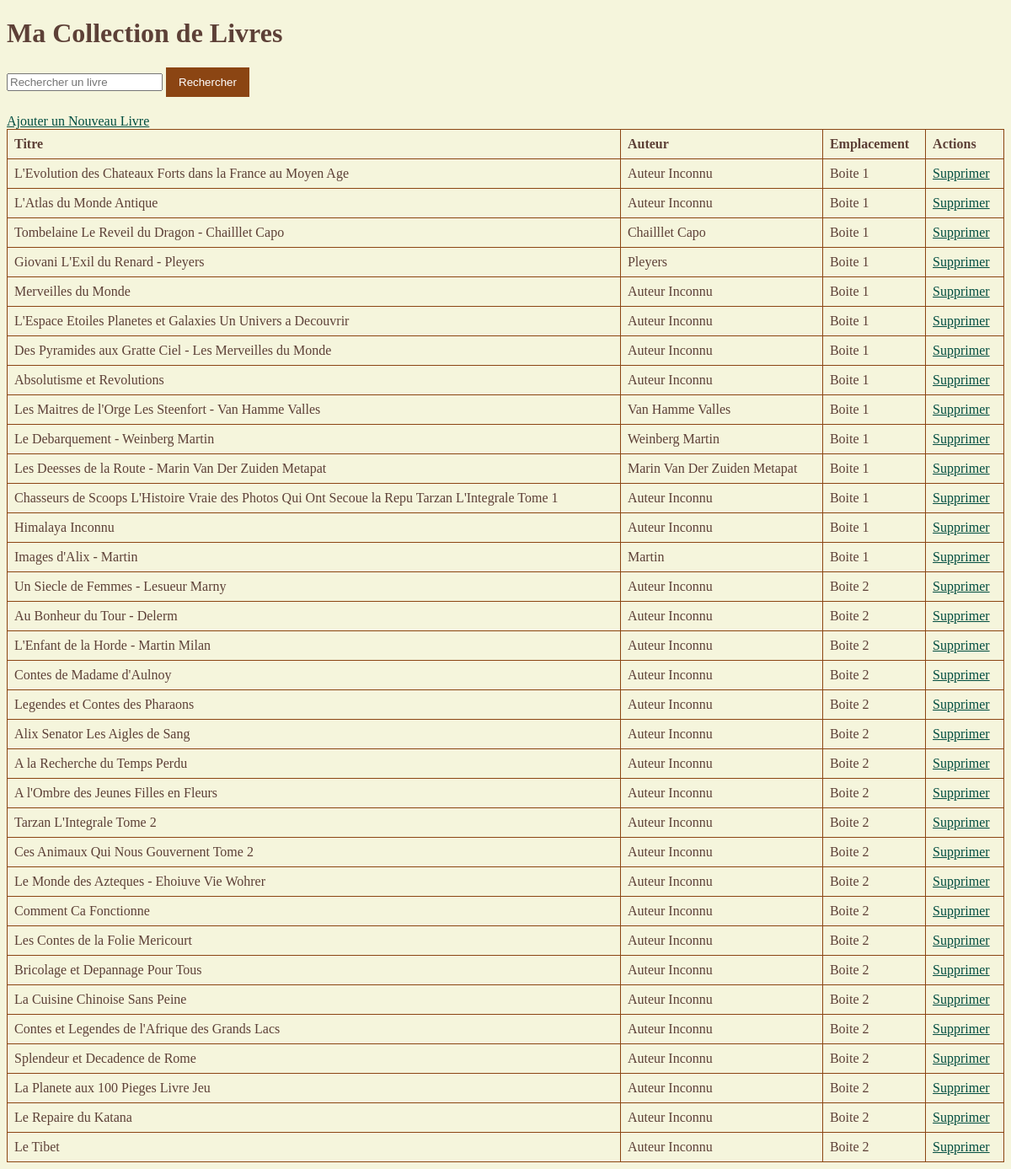
The page / on the database its author committed.
### tables this page shows
CREATE TABLE livres (
        id INTEGER PRIMARY KEY AUTOINCREMENT,
        titre TEXT NOT NULL,
        auteur TEXT,
        editeur TEXT,
        annee INTEGER,
        genre TEXT,
        isbn TEXT,
        emplacement TEXT
    );

### gestion_livres2.py (the view)
@app.route('/')
def index():
    conn = creer_connexion()
    livres = lister_livres(conn)
    conn.close()
    return render_template('index.html', livres=livres)

### gestion_livres2.py (called while the page is built)
def creer_connexion():
    conn = sqlite3.connect(chemin_base_de_donnees)
    return conn

def lister_livres(conn):
    cursor = conn.cursor()
    cursor.execute("SELECT id, titre, auteur, emplacement FROM livres")
    rows = cursor.fetchall()
    return rows

### templates/index.html (shortened to what this page needs)
<!DOCTYPE html>
<html>
<head>
<link rel="stylesheet" type="text/css" href="{{ url_for('static', filename='style.css') }}">
</head>
<body>
    <h1>Ma Collection de Livres</h1>
    <form action="/rechercher" method="get">
        <input type="text" name="recherche" placeholder="Rechercher un livre">
        <button type="submit">Rechercher</button>
    </form>
    <a href="/ajouter">Ajouter un Nouveau Livre</a>
    <table>
        <tr>
            <th>Titre</th>
            <th>Auteur</th>
            <th>Emplacement</th>
            <th>Actions</th>
        </tr>
        {% for livre in livres %}
        <tr>
            <td>{{ livre[1] }}</td>
            <td>{{ livre[2] }}</td>
            <td>{{ livre[3] }}</td>
            <td>
                <a href="/supprimer/{{ livre[0] }}">Supprimer</a>
            </td>
        </tr>
        {% endfor %}
    </table>
</body>
</html>

### static/style.css (style rules this page uses)
body { font-family: 'Merriweather', serif; background-color: #f5f5dc; color: #5d4037; }
h1, h2, h3 { font-family: 'Garamond', serif; }
table { width: 100%; border-collapse: collapse; }
table, th, td { border: 1px solid #8b4513; }
th, td { padding: 8px; text-align: left; }
a { color: #004d40; }
form { margin-bottom: 20px; }
button { background-color: #8b4513; color: white; padding: 10px 15px; border: none; cursor: pointer; }

### rows shown on the page
livres: titre "L'Evolution des Chateaux Forts dans la France au Moyen Age", auteur "Auteur Inconnu", emplacement "Boite 1"
livres: titre "L'Atlas du Monde Antique", auteur "Auteur Inconnu", emplacement "Boite 1"
livres: titre "Tombelaine Le Reveil du Dragon - Chailllet Capo", auteur "Chailllet Capo", emplacement "Boite 1"
livres: titre "Giovani L'Exil du Renard - Pleyers", auteur "Pleyers", emplacement "Boite 1"
livres: titre "Merveilles du Monde", auteur "Auteur Inconnu", emplacement "Boite 1"
livres: titre "L'Espace Etoiles Planetes et Galaxies Un Univers a Decouvrir", auteur "Auteur Inconnu", emplacement "Boite 1"
livres: titre "Des Pyramides aux Gratte Ciel - Les Merveilles du Monde", auteur "Auteur Inconnu", emplacement "Boite 1"
livres: titre "Absolutisme et Revolutions", auteur "Auteur Inconnu", emplacement "Boite 1"
livres: titre "Les Maitres de l'Orge Les Steenfort - Van Hamme Valles", auteur "Van Hamme Valles", emplacement "Boite 1"
livres: titre "Le Debarquement - Weinberg Martin", auteur "Weinberg Martin", emplacement "Boite 1"
livres: titre "Les Deesses de la Route - Marin Van Der Zuiden Metapat", auteur "Marin Van Der Zuiden Metapat", emplacement "Boite 1"
livres: titre "Chasseurs de Scoops L'Histoire Vraie des Photos Qui Ont Secoue la Repu Tarzan L'Integrale Tome 1", auteur "Auteur Inconnu", emplacement "Boite 1"
livres: titre "Himalaya Inconnu", auteur "Auteur Inconnu", emplacement "Boite 1"
livres: titre "Images d'Alix - Martin", auteur "Martin", emplacement "Boite 1"
livres: titre "Un Siecle de Femmes - Lesueur Marny", auteur "Auteur Inconnu", emplacement "Boite 2"
livres: titre "Au Bonheur du Tour - Delerm", auteur "Auteur Inconnu", emplacement "Boite 2"
livres: titre "L'Enfant de la Horde - Martin Milan", auteur "Auteur Inconnu", emplacement "Boite 2"
livres: titre "Contes de Madame d'Aulnoy", auteur "Auteur Inconnu", emplacement "Boite 2"
livres: titre "Legendes et Contes des Pharaons", auteur "Auteur Inconnu", emplacement "Boite 2"
livres: titre "Alix Senator Les Aigles de Sang", auteur "Auteur Inconnu", emplacement "Boite 2"
livres: titre "A la Recherche du Temps Perdu", auteur "Auteur Inconnu", emplacement "Boite 2"
livres: titre "A l'Ombre des Jeunes Filles en Fleurs", auteur "Auteur Inconnu", emplacement "Boite 2"
livres: titre "Tarzan L'Integrale Tome 2", auteur "Auteur Inconnu", emplacement "Boite 2"
livres: titre "Ces Animaux Qui Nous Gouvernent Tome 2", auteur "Auteur Inconnu", emplacement "Boite 2"
livres: titre "Le Monde des Azteques - Ehoiuve Vie Wohrer", auteur "Auteur Inconnu", emplacement "Boite 2"
livres: titre "Comment Ca Fonctionne", auteur "Auteur Inconnu", emplacement "Boite 2"
livres: titre "Les Contes de la Folie Mericourt", auteur "Auteur Inconnu", emplacement "Boite 2"
livres: titre "Bricolage et Depannage Pour Tous", auteur "Auteur Inconnu", emplacement "Boite 2"
livres: titre "La Cuisine Chinoise Sans Peine", auteur "Auteur Inconnu", emplacement "Boite 2"
livres: titre "Contes et Legendes de l'Afrique des Grands Lacs", auteur "Auteur Inconnu", emplacement "Boite 2"
livres: titre "Splendeur et Decadence de Rome", auteur "Auteur Inconnu", emplacement "Boite 2"
livres: titre "La Planete aux 100 Pieges Livre Jeu", auteur "Auteur Inconnu", emplacement "Boite 2"
livres: titre "Le Repaire du Katana", auteur "Auteur Inconnu", emplacement "Boite 2"
livres: titre "Le Tibet", auteur "Auteur Inconnu", emplacement "Boite 2"
